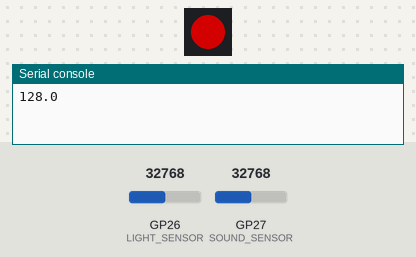
Recording of a program running on a simulated Raspberry Pi Pico running MicroPython. Shown: 1 RGB LEDs in strip order, left to right, the last lines printed to the serial console. The inputs (shaded band) are chosen by the test bench; at power-on: GP27 (SOUND_SENSOR) = 32768, GP26 (LIGHT_SENSOR) = 32768 (analog values on the 0–65535 scale). Dim RGB values are drawn brighter than linear.

Above: at 1.2 s.
1.3 s: GP27 (SOUND_SENSOR) set to 13808
3.5 s: GP27 (SOUND_SENSOR) set to 12272
At 5.8 s:
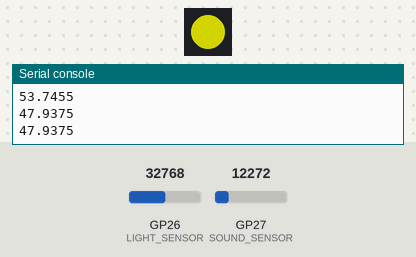
6.1 s: GP26 (LIGHT_SENSOR) set to 20976
8.1 s: GP26 (LIGHT_SENSOR) set to 19328
At 9.7 s:
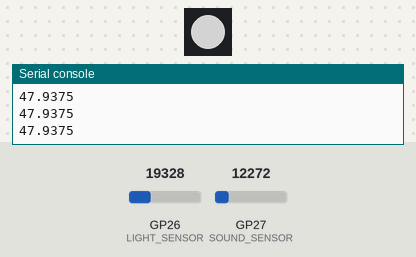
10.6 s: GP26 (LIGHT_SENSOR) set to 32767
At 11.5 s:
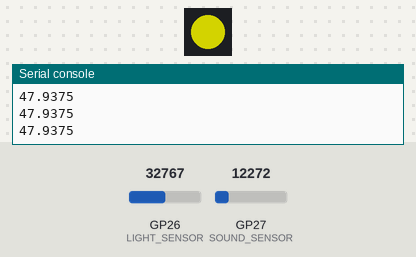
12.3 s: GP27 (SOUND_SENSOR) set to 6912
14.3 s: GP27 (SOUND_SENSOR) set to 6144
At 16.5 s:
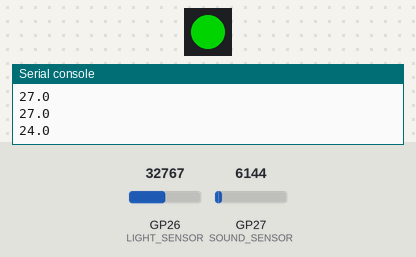
Timing chart, 0 to 17.9 s (numbered marks = the images above; inputs shaded):
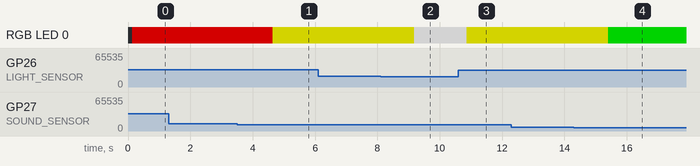

Measured:
- the behaviour switches between 12800 and 12784 on GP27 (SOUND_SENSOR) (found by bisection; images 0 and 1)
- the behaviour switches between 20480 and 20464 on GP26 (LIGHT_SENSOR) (found by bisection; images 1 and 2)
- the behaviour switches between 6400 and 6384 on GP27 (SOUND_SENSOR) (found by bisection; images 3 and 4)
- after the input at 3.5 s, RGB LED 0: RGB(127, 0, 0) → RGB(127, 127, 0) after 1.1 s
- after the input at 8.1 s, RGB LED 0: RGB(127, 127, 0) → RGB(127, 127, 127) after 1.1 s
- after the input at 10.6 s, RGB LED 0: RGB(127, 127, 127) → RGB(127, 127, 0) after 0.26 s
- after the input at 14.3 s, RGB LED 0: RGB(127, 127, 0) → RGB(0, 127, 0) after 1.1 s

The program:

L12_smart_light.py
```python
from ws2812 import WS2812
from machine import I2C,Pin,ADC
from utime import sleep

led = WS2812(18,1)
LIGHT_SENSOR = ADC(0)
SOUND_SENSOR = ADC(1)

while True:
    average = 0
    light = LIGHT_SENSOR.read_u16()/256
    for i in range (1000):
        noise = SOUND_SENSOR.read_u16()/256
        average += noise
    noise = average/1000
    print(noise)

    if light < 80:
        led.pixels_fill((255,255,255))
        led.pixels_show()
        sleep(0.2)
    else:
        if noise < 25:
            led.pixels_fill((0, 255, 0))
            led.pixels_show()
            sleep(1)
        if noise >= 25 and noise < 50:
            led.pixels_fill((255, 255, 0))
            led.pixels_show()
            sleep(1)
        if noise >= 50:
            led.pixels_fill((255, 0, 0))
            led.pixels_show()
            sleep(1)
```
